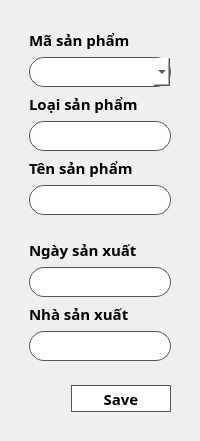
            <widget class="QWidget" name="ADD">
             <layout class="QVBoxLayout" name="verticalLayout_15">
              <item>
               <widget class="QWidget" name="widget_11" native="true">
                <layout class="QVBoxLayout" name="verticalLayout_16">
                 <item>
                  <widget class="QWidget" name="widget_14" native="true">
                   <layout class="QVBoxLayout" name="verticalLayout_17">
                    <item>
                     <widget class="QLabel" name="label_9">
                      <property name="font">
                       <font>
                        <family>Segoe UI Black</family>
                        <pointsize>11</pointsize>
                        <weight>75</weight>
                        <bold>true</bold>
                       </font>
                      </property>
                      <property name="text">
                       <string>Mã sản phẩm</string>
                      </property>
                     </widget>
                    </item>
                    <item>
                     <widget class="QComboBox" name="comboBox">
                      <property name="minimumSize">
                       <size>
                        <width>0</width>
                        <height>30</height>
                       </size>
                      </property>
                      <property name="maximumSize">
                       <size>
                        <width>16777215</width>
                        <height>30</height>
                       </size>
                      </property>
                      <property name="styleSheet">
                       <string notr="true">QWidget{
background-color:white;
border-radius:15px;
border: 1px solid #555555;
}
QWidget:hover{
	background-color: #ebdfc0;
    border-radius: 15px;
}</string>
                      </property>
                     </widget>
                    </item>
                    <item>
                     <widget class="QLabel" name="label_10">
                      <property name="font">
                       <font>
                        <family>Segoe UI Black</family>
                        <pointsize>11</pointsize>
                        <weight>75</weight>
                        <bold>true</bold>
                       </font>
                      </property>
                      <property name="text">
                       <string>Loại sản phẩm</string>
                      </property>
                     </widget>
                    </item>
                    <item>
                     <widget class="QLineEdit" name="lineEdit">
                      <property name="minimumSize">
                       <size>
                        <width>0</width>
                        <height>30</height>
                       </size>
                      </property>
                      <property name="maximumSize">
                       <size>
                        <width>16777215</width>
                        <height>30</height>
                       </size>
                      </property>
                      <property name="styleSheet">
                       <string notr="true">QWidget{
background-color:white;
border-radius:15px;
border: 1px solid #555555;
}
QWidget:hover{
	background-color: #ebdfc0;
    border-radius: 15px;
}</string>
                      </property>
                     </widget>
                    </item>
                    <item>
                     <widget class="QLabel" name="label_8">
                      <property name="font">
                       <font>
                        <family>Segoe UI Black</family>
                        <pointsize>11</pointsize>
                        <weight>75</weight>
                        <bold>true</bold>
                       </font>
                      </property>
                      <property name="text">
                       <string>Tên sản phẩm</string>
                      </property>
                     </widget>
                    </item>
                    <item>
                     <widget class="QLineEdit" name="lineEdit_2">
                      <property name="minimumSize">
                       <size>
                        <width>0</width>
                        <height>30</height>
                       </size>
                      </property>
                      <property name="maximumSize">
                       <size>
                        <width>16777215</width>
                        <height>30</height>
                       </size>
                      </property>
                      <property name="styleSheet">
                       <string notr="true">QWidget{
background-color:white;
border-radius:15px;
border: 1px solid #555555;
}
QWidget:hover{
	background-color: #ebdfc0;
    border-radius: 15px;
}</string>
                      </property>
                     </widget>
                    </item>
                   </layout>
                  </widget>
                 </item>
                 <item>
                  <widget class="QWidget" name="widget_13" native="true">
                   <layout class="QVBoxLayout" name="verticalLayout_18">
                    <item>
                     <widget class="QLabel" name="label_12">
                      <property name="font">
                       <font>
                        <family>Segoe UI Black</family>
                        <pointsize>11</pointsize>
                        <weight>75</weight>
                        <bold>true</bold>
                       </font>
                      </property>
                      <property name="text">
                       <string>Ngày sản xuất</string>
                      </property>
                     </widget>
                    </item>
                    <item>
                     <widget class="QLineEdit" name="lineEdit_4">
                      <property name="minimumSize">
                       <size>
                        <width>0</width>
                        <height>30</height>
                       </size>
                      </property>
                      <property name="maximumSize">
                       <size>
                        <width>16777215</width>
                        <height>30</height>
                       </size>
                      </property>
                      <property name="styleSheet">
                       <string notr="true">QWidget{
background-color:white;
border-radius:15px;
border: 1px solid #555555;
}
QWidget:hover{
	background-color: #ebdfc0;
    border-radius: 15px;
}</string>
                      </property>
                     </widget>
                    </item>
                    <item>
                     <widget class="QLabel" name="label_11">
                      <property name="font">
                       <font>
                        <family>Segoe UI Black</family>
                        <pointsize>11</pointsize>
                        <weight>75</weight>
                        <bold>true</bold>
                       </font>
                      </property>
                      <property name="text">
                       <string>Nhà sản xuất</string>
                      </property>
                     </widget>
                    </item>
                    <item>
                     <widget class="QLineEdit" name="lineEdit_3">
                      <property name="minimumSize">
                       <size>
                        <width>0</width>
                        <height>30</height>
                       </size>
                      </property>
                      <property name="maximumSize">
                       <size>
                        <width>16777215</width>
                        <height>30</height>
                       </size>
                      </property>
                      <property name="styleSheet">
                       <string notr="true">QWidget{
background-color:white;
border-radius:15px;
border: 1px solid #555555;
}
QWidget:hover{
	background-color: #ebdfc0;
    border-radius: 15px;
}</string>
                      </property>
                     </widget>
                    </item>
                   </layout>
                  </widget>
                 </item>
                 <item alignment="Qt::AlignRight">
                  <widget class="QWidget" name="widget_15" native="true">
                   <property name="minimumSize">
                    <size>
                     <width>0</width>
                     <height>30</height>
                    </size>
                   </property>
                   <property name="maximumSize">
                    <size>
                     <width>16777215</width>
                     <height>50</height>
                    </size>
                   </property>
                   <layout class="QVBoxLayout" name="verticalLayout_19">
                    <item>
                     <widget class="QPushButton" name="pushButton_4">
                      <property name="minimumSize">
                       <size>
                        <width>100</width>
                        <height>27</height>
                       </size>
                      </property>
                      <property name="maximumSize">
                       <size>
                        <width>100</width>
                        <height>27</height>
                       </size>
                      </property>
                      <property name="font">
                       <font>
                        <family>Segoe UI Black</family>
                        <pointsize>11</pointsize>
                        <weight>75</weight>
                        <bold>true</bold>
                       </font>
                      </property>
                      <property name="styleSheet">
                       <string notr="true">QWidget{
background-color:white;
border-radius:15px;
border: 1px solid #555555;
}
QWidget:hover{
	background-color: #ebdfc0;
    border-radius: 15px;
}</string>
                      </property>
                      <property name="text">
                       <string>Save</string>
                      </property>
                     </widget>
                    </item>
                   </layout>
                  </widget>
                 </item>
                </layout>
               </widget>
              </item>
             </layout>
            </widget>
